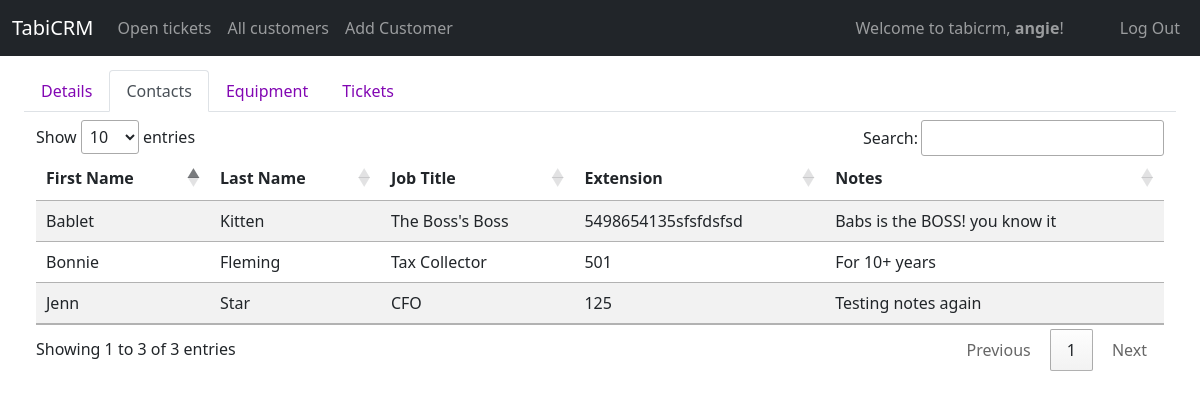
Page /display_contacts/1 (signed in) on the committed database.
### tabicrm/models.py (models this page shows, shortened)
class User(AbstractUser):
    id = models.AutoField(primary_key=True)
    role = models.CharField(max_length=64)
    title = models.CharField(max_length=64, null=True, blank=True)
    department = models.CharField(max_length=64, null=True, blank=True)
    extension = models.CharField(max_length=64, null=True, blank=True)
    cellphone = models.CharField(max_length=64, null=True, blank=True)
    street = models.CharField(max_length=64, null=True, blank=True)
    city = models.CharField(max_length=64, null=True, blank=True)
    state = models.CharField(max_length=64, null=True, blank=True)
    zip = models.CharField(max_length=64, null=True, blank=True)
    country = models.CharField(max_length=64, null=True, blank=True)

class Contact(models.Model):
    id = models.AutoField(primary_key=True)
    first_name = models.CharField(max_length=255)
    last_name =  models.CharField(max_length=255,blank=True, null=True)
    job_title =   models.CharField(max_length=255,blank=True, null=True)
    extension = models.CharField(max_length=255,blank=True, null=True)
    notes = models.TextField(blank=True, null=True)
    customer = models.ForeignKey(Customer, on_delete=models.CASCADE, related_name="contact_customer")
    added_by = models.ForeignKey(User, on_delete=SET_NULL, related_name="contact_addedby", blank=True, null=True)
    updated_by = models.ForeignKey(User, on_delete=SET_NULL, related_name="contact_updatedon", blank=True, null=True)
    created_on = models.DateTimeField(auto_now_add=True)
    updated_on = models.DateTimeField(auto_now=True)

### tabicrm/views/contact.py (the view)
# urls.py: path("display_contacts/<int:id>", views.display_contacts, name="display_contacts"),
@login_required
def display_contacts(request, id):
    customer = Customer.objects.get(id = id)
    contacts = Contact.objects.filter(customer = customer)
    return render(request,"tabicrm/full_forms/display_contacts.html", {"contacts": contacts, 'customer': customer, 'cust_contacts': True })

### tabicrm/templates/tabicrm/full_forms/display_contacts.html
{% extends "tabicrm/layout.html" %}
{% load static %}
{% load humanize %}
{% block body %}
<div class="container-fluid mt-2">
    {% include 'tabicrm/partials/customer_nav.html' %}
    <div class="container-fluid mt-2">
        <table class="table table-striped table-responsive" id="contactsTable">
            <thead class="thead-dark">
                <tr>
                    <th scope="col">First Name</th>
                    <th scope="col">Last Name</th>
                    <th scope="col">Job Title</th>
                    <th scope="col">Extension</th>
                    <th scope="col">Notes</th>
                </tr>
            </thead>
            <tbody>
                {% for contact in contacts %}
                <tr class="select-customer" onclick="viewContactEditForm('{{contact.id}}')">
                    <td>{{contact.first_name}}</td>
                    <td>{{contact.last_name}}</td>
                    <td>{{contact.job_title}}</td>
                    <td>{{contact.extension}}</td>
                    <td>{{contact.notes}}</td>
                </tr>
                {% endfor%}
            </tbody>
        </table>
    </div>
</div>
{% endblock %}

### tabicrm/templates/tabicrm/layout.html (shortened to what this page needs)
{% load static %}
<!DOCTYPE html>
<html lang="en">
<head>
    <link href="https://cdn.jsdelivr.net/npm/bootstrap@5.1.3/dist/css/bootstrap.min.css" rel="stylesheet"
>
    <link rel="stylesheet"
        href="https://maxst.icons8.com/vue-static/landings/line-awesome/line-awesome/1.3.0/css/line-awesome.min.css">
    <link href="{% static 'tabicrm/styles.css' %}" rel="stylesheet">
    <link rel="stylesheet" href="https://cdn.datatables.net/1.11.3/css/jquery.dataTables.min.css">
</head>
<body>
    <nav class="navbar navbar-expand-xl navbar-dark bg-dark mb-5 fixed-top">
        <div class="container-fluid">
            <a class="navbar-brand" href="{% url 'index' %}">TabiCRM</a>
            <div class="collapse navbar-collapse" id="navbarText">
                <ul class="navbar-nav me-auto mb-2 mb-lg-0">
                    {% if user.is_authenticated %}
                    <li class="nav-item {% if navadd_customer %}active{% endif %}">
                        <a class="nav-link" href="{% url 'all_customers' %}">Open tickets</a>
                    </li>
                    <li class="nav-item {% if navadd_customer %}active{% endif %}">
                        <a class="nav-link" href="{% url 'all_customers' %}">All customers</a>
                    </li>
                    <li class="nav-item {% if navadd_customer %}active{% endif %}">
                        <a class="nav-link" href="{% url 'add_customer' %}">Add Customer</a>
                    </li>
                    {% endif %}
                </ul>
                <span class="navbar-text me-5">
                    {% if user.is_authenticated %}
                    Welcome to tabicrm, <strong>{{ user.username }}</strong>!
                    {% endif %}
                </span>
                <ul class="navbar-nav  mb-2 mb-lg-0">
                    {% if user.is_authenticated %}
                    <li class="nav-item">
                        <a class="nav-link" href="{% url 'logout' %}">Log Out</a>
                    </li>
                    {% else %}
                    <li class="nav-item">
                        <a class="nav-link {% if navlogin %}active{% endif %}" href="{% url 'login' %}">Log In</a>
                    </li>
                    {% endif %}
                </ul>
            </div>
        </div>
    </nav>
    <div class="container-fluid">
        {% block body %}
        {% endblock %}
    </div>
</body>
</html>

### tabicrm/static/tabicrm/styles.css (style rules this page uses)
body { margin-top: 70px; }

### rows in the picture
User: username "angie"
Contact: first_name "Bonnie", last_name "Fleming", job_title "Tax Collector", extension "501", notes "For 10+ years"
Contact: first_name "Jenn", last_name "Star", job_title "CFO", extension "125", notes "Testing notes again"
Contact: first_name "Bablet", last_name "Kitten", job_title "The Boss's Boss", extension "5498654135sfsfdsfsd", notes "Babs is the BOSS! you know it"
